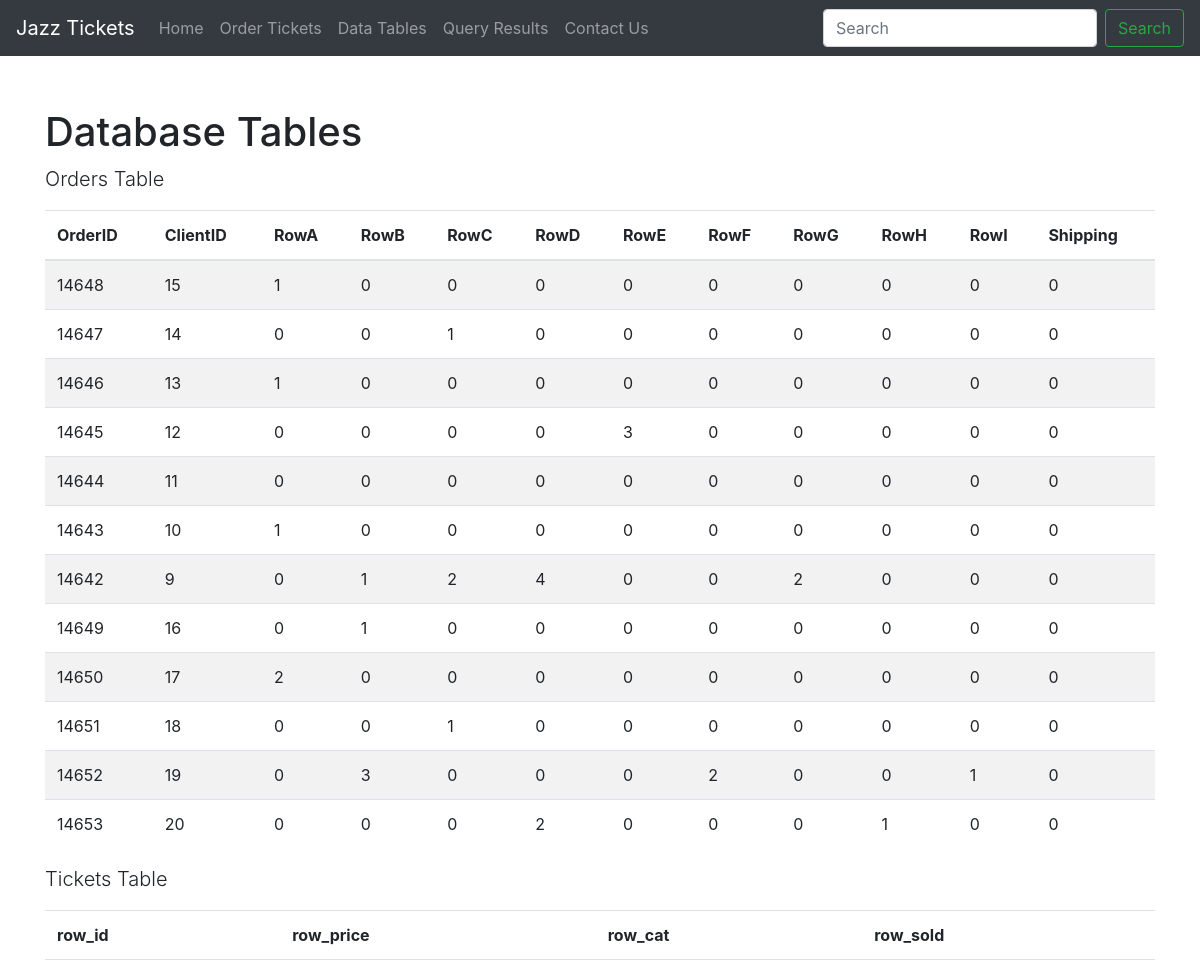
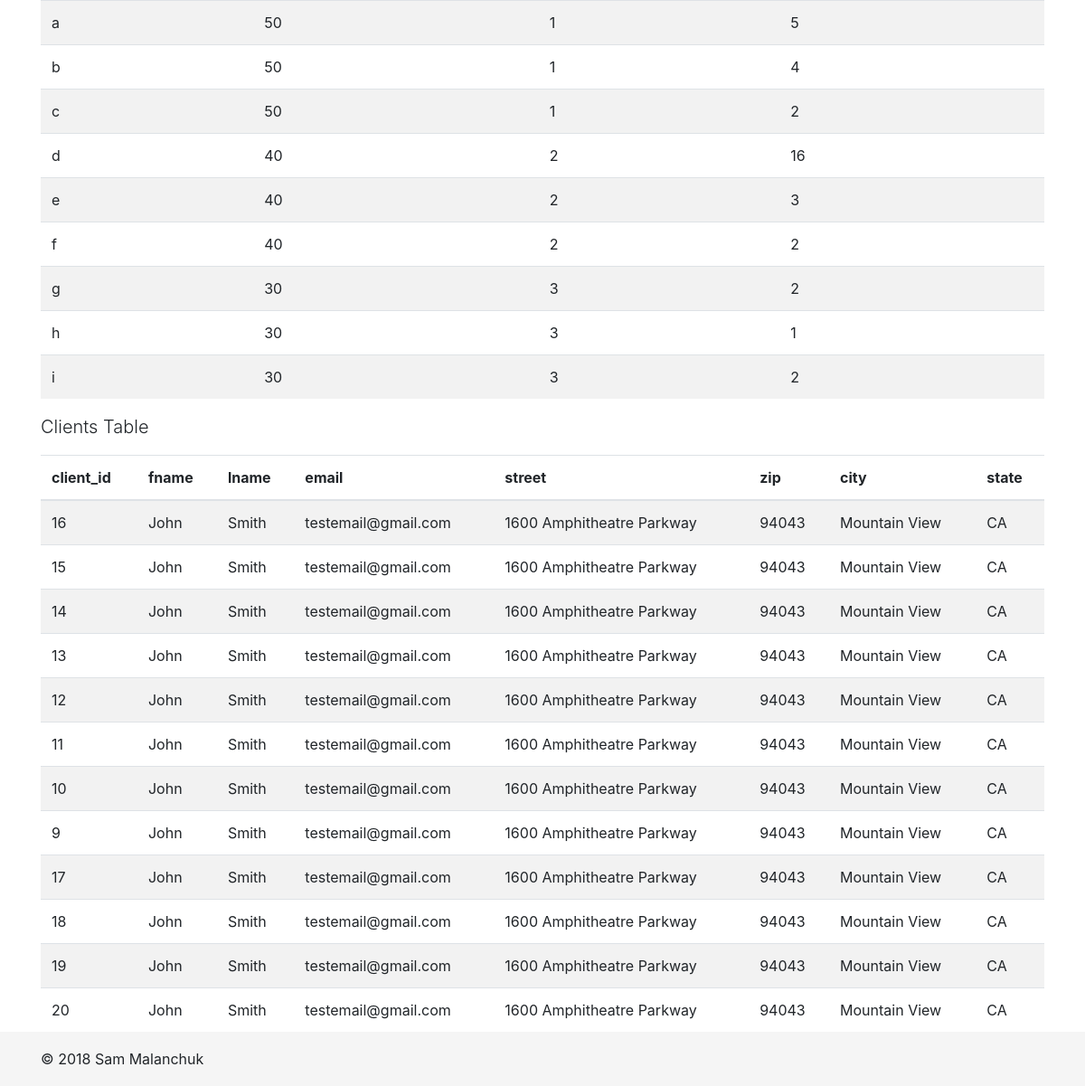
/tables.php, run on the app's committed database (2 pictures, top to bottom).
### tables this page shows
CREATE TABLE `orders` (
  `OrderID` int(5) NOT NULL,
  `ClientID` int(5) NOT NULL,
  `RowA` int(2) NOT NULL DEFAULT '0',
  `RowB` int(2) NOT NULL DEFAULT '0',
  `RowC` int(2) NOT NULL DEFAULT '0',
  `RowD` int(2) NOT NULL DEFAULT '0',
  `RowE` int(2) NOT NULL DEFAULT '0',
  `RowF` int(2) NOT NULL DEFAULT '0',
  `RowG` int(2) NOT NULL DEFAULT '0',
  `RowH` int(2) NOT NULL DEFAULT '0',
  `RowI` int(2) NOT NULL DEFAULT '0',
  `Shipping` tinyint(1) NOT NULL DEFAULT '0'
);

CREATE TABLE `ticket_row` (
  `row_id` char(1) NOT NULL,
  `row_price` int(2) NOT NULL,
  `row_cat` int(1) NOT NULL,
  `row_sold` int(2) NOT NULL DEFAULT '0'
);

CREATE TABLE `clients` (
  `client_id` int(5) NOT NULL,
  `fname` text NOT NULL,
  `lname` text NOT NULL,
  `email` text NOT NULL,
  `street` text NOT NULL,
  `zip` int(5) NOT NULL,
  `city` text NOT NULL,
  `state` text NOT NULL
);

### tables.php (the view, shortened to what this page needs)
<?php include('header.php'); ?>
    <main role="main" class="container">
      <h1 class="mt-5">Database Tables</h1>
      <p class="lead">Orders Table</p>
	<table class="table table-striped">
		<thead>
			<tr>
				<th>OrderID</th>
				<th>ClientID</th>
				<th>RowA</th>
				<th>RowB</th>
				<th>RowC</th>
				<th>RowD</th>
				<th>RowE</th>
				<th>RowF</th>
				<th>RowG</th>
				<th>RowH</th>
				<th>RowI</th>
				<th>Shipping</th>
			</tr>
		</thead>
		<tbody>
	<?php
	include('db_connect.php');
	$sql = "SELECT * FROM orders";
	$result = $conn->query($sql);
	if ($result->num_rows > 0) {
		while($row = $result->fetch_assoc()) {
			echo "<tr><td>" . $row['OrderID'] . "</td><td>" . $row['ClientID'] . "</td><td>" . $row['RowA'] . "</td><td>" . $row['RowB'] . "</td><td>" . $row['RowC'] . "</td><td>" . $row['RowD'] . "</td><td>" . $row['RowE'] . "</td><td>" . $row['RowF'] . "</td><td>" . $row['RowG'] . "</td><td>" . $row['RowH'] . "</td><td>" . $row['RowI'] . "</td><td>" . $row['Shipping'] . "</td></tr>";
		}
	} else {
		echo "0 results";
	}
	?>
		</tbody>
	</table>
      <p class="lead">Tickets Table</p>
	<table class="table table-striped">
		<thead>
			<tr>
				<th>row_id</th>
				<th>row_price</th>
				<th>row_cat</th>
				<th>row_sold</th>
			</tr>
		</thead>
		<tbody>
	<?php
	include('db_connect.php');
	$sql = "SELECT * FROM ticket_row";
	$result = $conn->query($sql);
	if ($result->num_rows > 0) {
		while($row = $result->fetch_assoc()) {
			echo "<tr><td>" . $row['row_id'] . "</td><td>" . $row['row_price'] . "</td><td>" . $row['row_cat'] . "</td><td>" . $row['row_sold'] . "</td></tr>";
		}
	} else {
		echo "0 results";
	}
	?>
		</tbody>
	</table>
	<p class="lead">Clients Table</p>
	<table class="table table-striped">
		<thead>
			<tr>
				<th>client_id</th>
				<th>fname</th>
				<th>lname</th>
				<th>email</th>
				<th>street</th>
				<th>zip</th>
				<th>city</th>
				<th>state</th>
			</tr>
		</thead>
		<tbody>
	<?php
	include('db_connect.php');
	$sql = "SELECT * FROM clients";
	$result = $conn->query($sql);
	if ($result->num_rows > 0) {
		while($row = $result->fetch_assoc()) {
			echo "<tr><td>" . $row['client_id'] . "</td><td>" . $row['fname'] . "</td><td>" . $row['lname'] . "</td><td>" . $row['email'] . "</td><td>" . $row['street'] . "</td><td>" . $row['zip'] . "</td><td>" . $row['city'] . "</td><td>" . $row['state'] . "</td></tr>";
		}
	} else {
		echo "0 results";
	}
	?>
		</tbody>
	</table>
    </main>
<?php include('footer.php'); ?>

### style.css (style rules this page uses)
html { position: relative; min-height: 100%; }
body { margin-bottom: 60px; }
body > .container { padding: 60px 15px 0; }

### data on the page
orders: OrderID "14648", ClientID "15", RowA "1", RowB "0", RowC "0", RowD "0", RowE "0", RowF "0", RowG "0", RowH "0", RowI "0", Shipping "0"
orders: OrderID "14647", ClientID "14", RowA "0", RowB "0", RowC "1", RowD "0", RowE "0", RowF "0", RowG "0", RowH "0", RowI "0", Shipping "0"
orders: OrderID "14646", ClientID "13", RowA "1", RowB "0", RowC "0", RowD "0", RowE "0", RowF "0", RowG "0", RowH "0", RowI "0", Shipping "0"
orders: OrderID "14645", ClientID "12", RowA "0", RowB "0", RowC "0", RowD "0", RowE "3", RowF "0", RowG "0", RowH "0", RowI "0", Shipping "0"
orders: OrderID "14644", ClientID "11", RowA "0", RowB "0", RowC "0", RowD "0", RowE "0", RowF "0", RowG "0", RowH "0", RowI "0", Shipping "0"
orders: OrderID "14643", ClientID "10", RowA "1", RowB "0", RowC "0", RowD "0", RowE "0", RowF "0", RowG "0", RowH "0", RowI "0", Shipping "0"
orders: OrderID "14642", ClientID "9", RowA "0", RowB "1", RowC "2", RowD "4", RowE "0", RowF "0", RowG "2", RowH "0", RowI "0", Shipping "0"
orders: OrderID "14649", ClientID "16", RowA "0", RowB "1", RowC "0", RowD "0", RowE "0", RowF "0", RowG "0", RowH "0", RowI "0", Shipping "0"
orders: OrderID "14650", ClientID "17", RowA "2", RowB "0", RowC "0", RowD "0", RowE "0", RowF "0", RowG "0", RowH "0", RowI "0", Shipping "0"
orders: OrderID "14651", ClientID "18", RowA "0", RowB "0", RowC "1", RowD "0", RowE "0", RowF "0", RowG "0", RowH "0", RowI "0", Shipping "0"
orders: OrderID "14652", ClientID "19", RowA "0", RowB "3", RowC "0", RowD "0", RowE "0", RowF "2", RowG "0", RowH "0", RowI "1", Shipping "0"
orders: OrderID "14653", ClientID "20", RowA "0", RowB "0", RowC "0", RowD "2", RowE "0", RowF "0", RowG "0", RowH "1", RowI "0", Shipping "0"
ticket_row: row_id "a", row_price "50", row_cat "1", row_sold "5"
ticket_row: row_id "b", row_price "50", row_cat "1", row_sold "4"
ticket_row: row_id "c", row_price "50", row_cat "1", row_sold "2"
ticket_row: row_id "d", row_price "40", row_cat "2", row_sold "16"
ticket_row: row_id "e", row_price "40", row_cat "2", row_sold "3"
ticket_row: row_id "f", row_price "40", row_cat "2", row_sold "2"
ticket_row: row_id "g", row_price "30", row_cat "3", row_sold "2"
ticket_row: row_id "h", row_price "30", row_cat "3", row_sold "1"
ticket_row: row_id "i", row_price "30", row_cat "3", row_sold "2"
clients: client_id "16", fname "John", lname "Smith", email "testemail@gmail.com", street "1600 Amphitheatre Parkway", zip "94043", city "Mountain View", state "CA"
clients: client_id "15", fname "John", lname "Smith", email "testemail@gmail.com", street "1600 Amphitheatre Parkway", zip "94043", city "Mountain View", state "CA"
clients: client_id "14", fname "John", lname "Smith", email "testemail@gmail.com", street "1600 Amphitheatre Parkway", zip "94043", city "Mountain View", state "CA"
clients: client_id "13", fname "John", lname "Smith", email "testemail@gmail.com", street "1600 Amphitheatre Parkway", zip "94043", city "Mountain View", state "CA"
clients: client_id "12", fname "John", lname "Smith", email "testemail@gmail.com", street "1600 Amphitheatre Parkway", zip "94043", city "Mountain View", state "CA"
clients: client_id "11", fname "John", lname "Smith", email "testemail@gmail.com", street "1600 Amphitheatre Parkway", zip "94043", city "Mountain View", state "CA"
clients: client_id "10", fname "John", lname "Smith", email "testemail@gmail.com", street "1600 Amphitheatre Parkway", zip "94043", city "Mountain View", state "CA"
clients: client_id "9", fname "John", lname "Smith", email "testemail@gmail.com", street "1600 Amphitheatre Parkway", zip "94043", city "Mountain View", state "CA"
clients: client_id "17", fname "John", lname "Smith", email "testemail@gmail.com", street "1600 Amphitheatre Parkway", zip "94043", city "Mountain View", state "CA"
clients: client_id "18", fname "John", lname "Smith", email "testemail@gmail.com", street "1600 Amphitheatre Parkway", zip "94043", city "Mountain View", state "CA"
clients: client_id "19", fname "John", lname "Smith", email "testemail@gmail.com", street "1600 Amphitheatre Parkway", zip "94043", city "Mountain View", state "CA"
clients: client_id "20", fname "John", lname "Smith", email "testemail@gmail.com", street "1600 Amphitheatre Parkway", zip "94043", city "Mountain View", state "CA"
